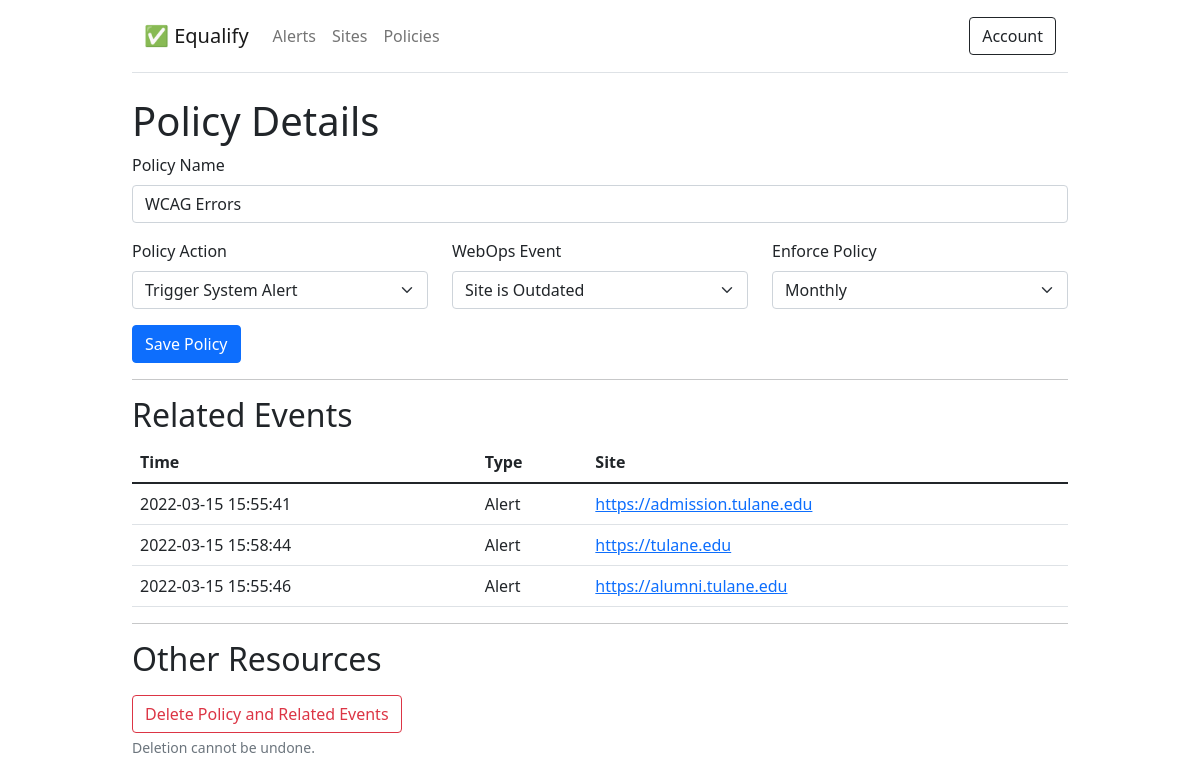
Screenshot of /?view=policy_details&id=8 with the database file from the repository.
### tables this page shows
CREATE TABLE `policies` (
  `id` bigint(20) unsigned NOT NULL AUTO_INCREMENT,
  `name` text NOT NULL,
  `action` varchar(255) DEFAULT NULL,
  `event` varchar(255) DEFAULT NULL,
  `tested` datetime DEFAULT NULL,
  `frequency` varchar(255) DEFAULT NULL,
  PRIMARY KEY (`id`)
);

CREATE TABLE `events` (
  `id` int(11) unsigned NOT NULL AUTO_INCREMENT,
  `time` timestamp NOT NULL DEFAULT CURRENT_TIMESTAMP ON UPDATE CURRENT_TIMESTAMP,
  `type` varchar(32) DEFAULT NULL,
  `site_id` bigint(20) DEFAULT NULL,
  `policy_id` bigint(20) DEFAULT NULL,
  PRIMARY KEY (`id`)
);

CREATE TABLE `sites` (
  `id` bigint(20) unsigned NOT NULL AUTO_INCREMENT,
  `url` text NOT NULL,
  PRIMARY KEY (`id`)
);

### models/db.php (called while the page is built, shortened)
<?php
function get_events_by_policy(mysqli $db, $policy_id){
    $sql = 'SELECT * FROM `events` WHERE `policy_id` = '.$policy_id;
    $results = $db->query($sql);
    $data = [];
    if($results->num_rows > 0){
        while($row = $results->fetch_object()){
            $data[] = $row;
        }
    }
    return $data;
}
function get_policy_details(mysqli $db, $id){
    $sql = 'SELECT * FROM `policies` WHERE `id` = '.$id;
    $results = $db->query($sql);
    $data = '';
    if($results->num_rows > 0){
        while($row = $results->fetch_object()){
            $data = $row;
        }
    }
    return $data;
}
function get_site_url(mysqli $db, $id){
    $sql = 'SELECT `url` FROM sites WHERE id = "'.$id.'"';
    $data = $db->query($sql)->fetch_object()->url;
    return $data;
}

### views/policy_details.php (the view, shortened to what this page needs)
<?php
if(!empty(filter_input(INPUT_GET, 'id', FILTER_VALIDATE_INT))){
    $id = filter_input(INPUT_GET, 'id', FILTER_VALIDATE_INT);
    $policy_details = get_policy_details($db, $id);
    $name = $policy_details->name;
    $action = $policy_details->action;
    $event = $policy_details->event;
    $frequency = $policy_details->frequency;
}
?>
<h1>Policy Details</h1>
<form action="actions/save_policy.php" method="get">
    <div class="mb-3">
        <label for="name" class="form-label">Policy Name</label>
        <input id="name" name="name" type="text" class="form-control" value="<?php echo $name;?>" required>
    </div>
    <div class="row mb-3">
        <div class="col">
            <label for="action" class="form-label">Policy Action</label>
            <select id="action" name="action" class="form-select" required>
                <option value="trigger_system_alert" <?php if ($action == 'trigger_system_alert') echo 'selected';?>>Trigger System Alert</option>
            </select>
        </div>
        <div class="col">
            <label for="event" class="form-label">WebOps Event</label>
            <select id="event" name="event" class="form-select" required>
                <option value="site_outdated" <?php if ($event == 'site_outdated') echo 'selected';?>>Site is Outdated</option>
            </select>
        </div>
        <div class="col">
            <label for="frequency" class="form-label">Enforce Policy</label>
            <select id="frequency" name="frequency" class="form-select" required>
                <option value="monthly" <?php if ($frequency == 'monthly') echo 'selected';?>>Monthly</option>
            </select>
        </div>
    </div>
    <button type="submit" class="btn btn-primary">Save Policy</button>
</form>
<?php
if(!empty($id)):
?>
<hr>
<h2>Related Events</h2>
<table class="table">
    <thead>
        <tr>
            <th scope="col">Time</th>
            <th scope="col">Type</th>
            <th scope="col">Site</th>
        </tr>
    </thead>
    <?php
    $records = get_events_by_policy($db, $id);
    if(count($records) > 0 ):
        foreach($records as $record):
    ?>
    <tr>
        <td><?php echo $record->time;?></td>
        <td><?php echo ucfirst($record->type);?></td>
        <td>
          <a href="?view=site_details&id=<?php echo $record->site_id;?>">
            <?php echo get_site_url($db, $record->site_id);?>
          </a>
        </td>
    </tr>
    <?php
        endforeach;
    else:
    ?>
    <tr>
        <td colspan="3">No events found.</td>
    </tr>
    <?php
    endif;
    ?>
</table>
<?php
endif;
?>
<?php
if(!empty($id)):
?>
<hr>
<h2 class="mb-3">Other Resources</h2>
<a href="actions/delete_policy_data.php?id=<?php echo $id;?>" class="btn btn-outline-danger">Delete Policy and Related Events</a>
<div class="form-text">Deletion cannot be undone.</div>
<?php
endif;
?>

### rows the page displays
policies: name "WCAG Errors", action "Trigger System Alert", event "Site is Outdated", frequency "Monthly"
events: time "2022-03-15 15:55:41", type "Alert", site.url "https://admission.tulane.edu"
events: time "2022-03-15 15:58:44", type "Alert", site.url "https://tulane.edu"
events: time "2022-03-15 15:55:46", type "Alert", site.url "https://alumni.tulane.edu"
